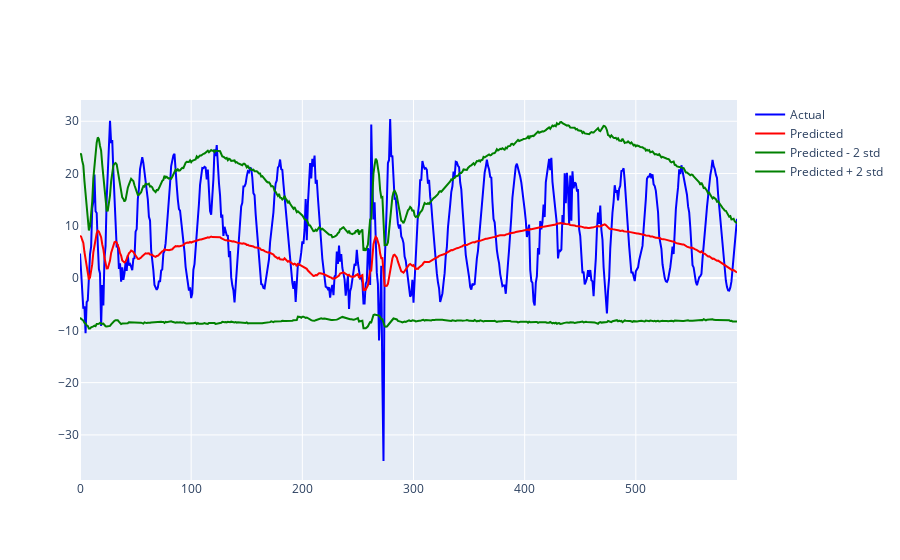

The cell this chart's notebook holds for it:
### Code cell
# Get a sequential batch of val states + query the model for residuals
batch_size = 1000

# Get a batch of data
start_iter = batch_size
batch = val_dataset[start_iter : start_iter + batch_size]

n_samples = 500

# Query the model for normalized disturbances.
d, cond = batch["d"].to(config.device), batch["cond"].to(config.device)
d = model.output_normalizer.normalize(d)

pred_mean, pred_var = sample_outputs(model, cond, n_samples)
# pred_mean, pred_var = model.forward(cond)
index = 8

# Plot the actual d and predicted mean.
fig = go.Figure()
fig.add_trace(
    go.Scatter(
        x=np.arange(batch_size),
        y=batch["d"][:, index].cpu().numpy(),
        name="Actual",
        line=dict(color="blue"),
    )
)

fig.add_trace(
    go.Scatter(
        x=np.arange(batch_size),
        y=pred_mean[:, index].cpu().numpy(),
        mode="lines",
        name="Predicted",
        line=dict(color="red"),
    )
)

# Fill between the 2 std devs.
fig.add_trace(
    go.Scatter(
        x=np.arange(batch_size),
        y=pred_mean[:, index].cpu().numpy()
        - 2 * pred_var[:, index, index].sqrt().cpu().numpy(),
        mode="lines",
        name="Predicted - 2 std",
        line=dict(color="green"),
    )
)

fig.add_trace(
    go.Scatter(
        x=np.arange(batch_size),
        y=pred_mean[:, index].cpu().numpy()
        + 2 * pred_var[:, index, index].sqrt().cpu().numpy(),
        mode="lines",
        name="Predicted + 2 std",
        line=dict(color="green"),
    )
)

fig.show()

### Figure 1 — Plotly figure (JSON) as saved in the notebook; plotly's stock layout.template omitted (floating-point values rounded to 4 significant figures; data arrays with more than 128 entries replaced by an {"elided": "..."} marker saying what was removed)
{"data": [{"line": {"color": "blue"}, "name": "Actual", "type": "scatter", "x": {"elided": "1000 int values"}, "y": {"elided": "592 float values"}}, {"line": {"color": "red"}, "mode": "lines", "name": "Predicted", "type": "scatter", "x": {"elided": "1000 int values"}, "y": {"elided": "592 float values"}}, {"line": {"color": "green"}, "mode": "lines", "name": "Predicted - 2 std", "type": "scatter", "x": {"elided": "1000 int values"}, "y": {"elided": "592 float values"}}, {"line": {"color": "green"}, "mode": "lines", "name": "Predicted + 2 std", "type": "scatter", "x": {"elided": "1000 int values"}, "y": {"elided": "592 float values"}}], "layout": {}}
